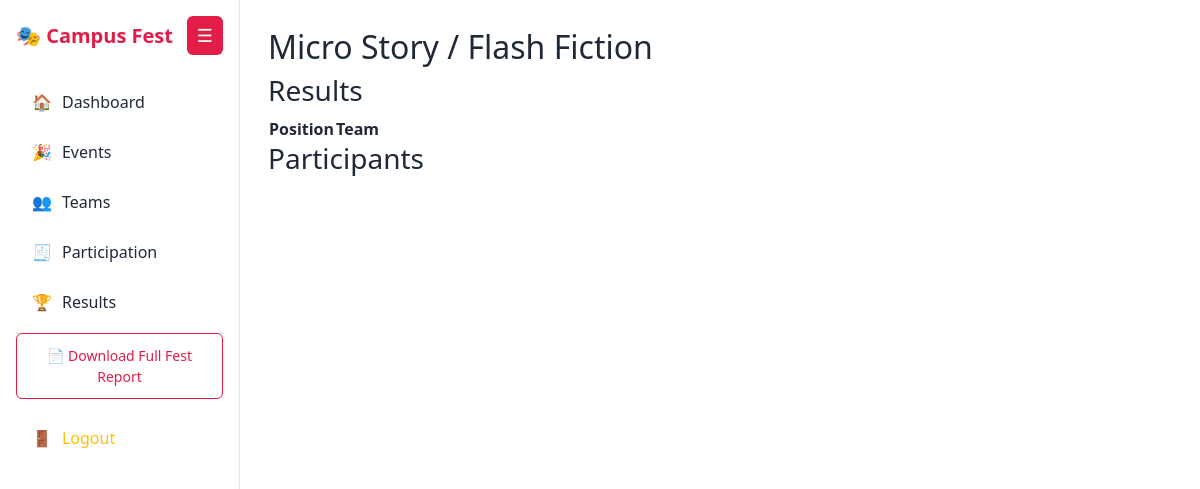
The app's page /event/21/, older data.
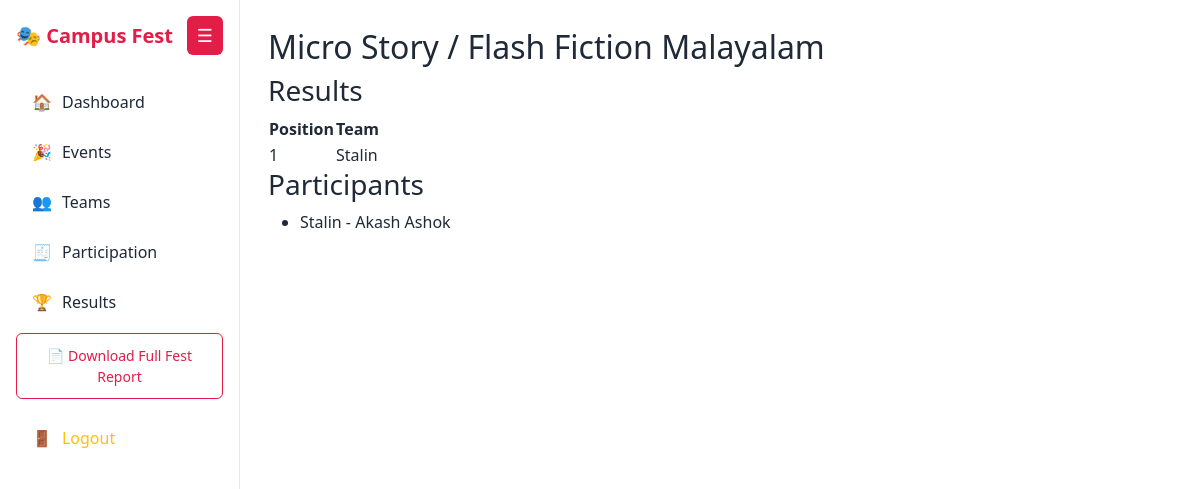
The same page, newer data.
### app/models.py (models this page shows, shortened)
class Event(models.Model):
    STAGE_TYPE_CHOICES = (
        ('ON_STAGE', 'On Stage'),
        ('OFF_STAGE', 'Off Stage'),
    )
    EVENT_TYPE_CHOICES = (
        ('SINGLE', 'Single'),
        ('GROUP', 'Group'),
    )
    name = models.CharField(max_length=200, unique=True)
    stage_type = models.CharField(
        max_length=10,
        choices=STAGE_TYPE_CHOICES
    )
    event_type = models.CharField(
        max_length=10,
        choices=EVENT_TYPE_CHOICES
    )
    min_team_size = models.PositiveIntegerField(default=1)
    max_team_size = models.PositiveIntegerField(default=1)

class Result(models.Model):
    event = models.ForeignKey(
        Event,
        on_delete=models.CASCADE,
        related_name='results'
    )
    team = models.ForeignKey(
        Team,
        on_delete=models.CASCADE,
        related_name='results'
    )
    position = models.PositiveIntegerField()
    points = models.PositiveIntegerField(default=0)
    class Meta:
        unique_together = ('event', 'team')
        ordering = ['position']

class Team(models.Model):
    team_name = models.CharField(max_length=150)
    department = models.CharField(max_length=100)

class Participation(models.Model):
    event = models.ForeignKey(
        Event,
        on_delete=models.CASCADE,
        related_name='participations'
    )
    team = models.ForeignKey(
        Team,
        on_delete=models.CASCADE,
        related_name='participations'
    )
    participant_name = models.CharField(max_length=150)
    class Meta:
        unique_together = ('event', 'team', 'participant_name')

### app/views.py (the view)
# urls.py: path('event/<int:event_id>/', views.public_event_result, name='public_event_result'),
def public_event_result(request, event_id):
    event = get_object_or_404(Event, id=event_id)
    results = Result.objects.filter(
        event=event
    ).select_related('team').order_by('position')
    participants = Participation.objects.filter(
        event=event
    ).select_related('team')
    return render(
        request,
        'pevent_result.html',
        {
            'event': event,
            'results': results,
            'participants': participants,
        }
    )

### app/templates/pevent_result.html
{% extends "base.html" %}
{% block content %}
<h2>{{ event.name }}</h2>
<h3>Results</h3>
<table>
<tr><th>Position</th><th>Team</th></tr>
{% for r in results %}
<tr>
    <td>{{ r.position }}</td>
    <td>{{ r.team.team_name }}</td>
</tr>
{% endfor %}
</table>
<h3>Participants</h3>
<ul>
{% for p in participants %}
    <li>{{ p.team.team_name }} - {{ p.participant_name }}</li>
{% endfor %}
</ul>
{% endblock %}

Row changes from the older to the newer data that the page shows:
changed Event: name "Micro Story / Flash Fiction" → "Micro Story / Flash Fiction Malayalam"
added Result: position "1", team.team_name "Stalin"
added Participation: team.team_name "Stalin", participant_name "Akash Ashok"
